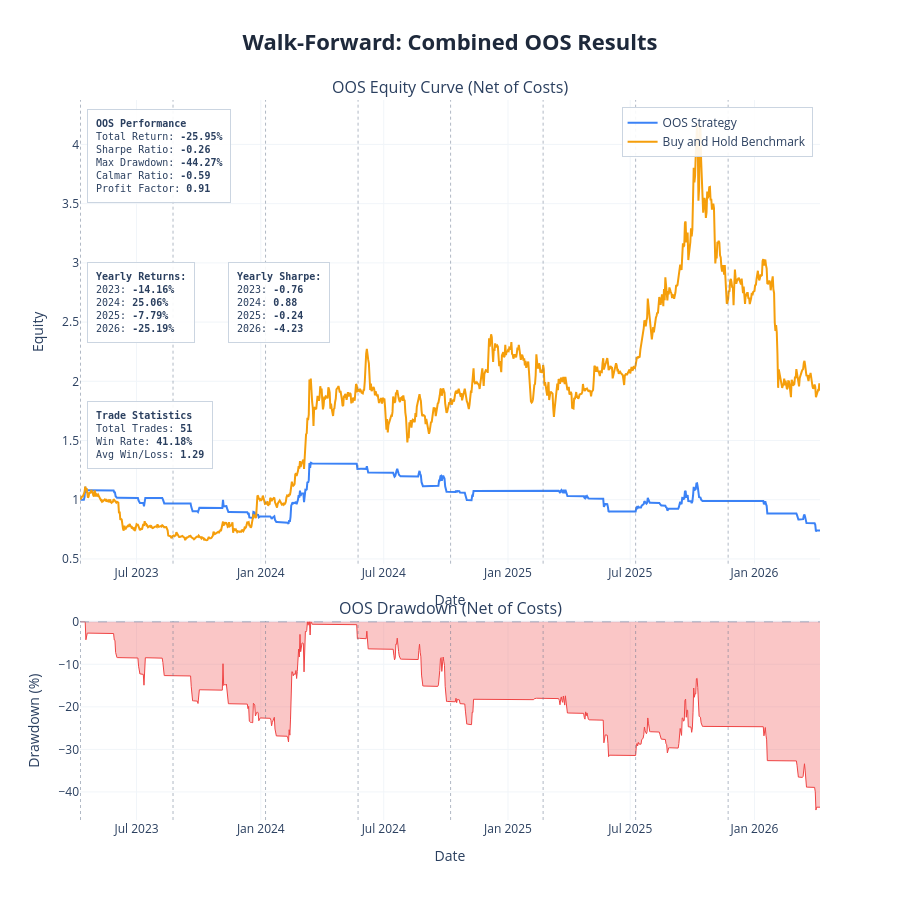

Notebook code for this chart:
### Markdown cell above
---
## Results Charts and Cost Stress Test

| Parameter | Description | Default |
|---|---|---|
| `show_fold_perf` | IS vs OOS bars for return, Sharpe, drawdown per fold | `False` |
| `show_param_evol` | Parameter evolution across folds with ±1 std bands | `False` |
| `show_oos_equity` | Combined OOS equity curve + drawdown with fold boundaries | `True` |
| `show_trades` | Overlay entry/exit markers on OOS equity chart | `False` |
| `benchmark_data` | DataFrame with `Close` column for buy & hold comparison | `None` |
| `save_html_dir` | Directory path to save charts as HTML files, or `None` | `None` |

**Cost Stress Test:** re-run the combined OOS backtest at 1×, 1.5×, 2×, 3× the base cost. Fragile strategies collapse; robust ones degrade gradually.

### Code cell
plot_walk_forward_results(
    results          = results,
    param_defs       = PARAM_DEFS,
    fixed_params     = FIXED_PARAMS,
    benchmark_data   = df,
    show             = True,
    save_html_dir    = None,
    show_fold_perf   = False,   # IS vs OOS bars by fold
    show_param_evol  = False,   # parameter evolution across folds
    show_oos_equity  = True,   # combined OOS equity curve
    show_trades      = False,  # trade markers on OOS equity chart
)

# ── transaction cost stress test ──────────────────────────────────────────

if results['oos_combined_df'] is not None:
    cost_df = cost_stress_test(
        oos_combined_df  = results['oos_combined_df'],
        cost_multipliers = (1.0, 1.5, 2.0, 3.0),
        base_cost        = COST,
    )
else:
    print('No combined OOS dataframe — skip cost stress test')

### Figure 1 — Plotly figure (JSON) as saved in the notebook; plotly's stock layout.template omitted (floating-point values rounded to 4 significant figures; data arrays with more than 128 entries replaced by an {"elided": "..."} marker saying what was removed)
{"data": [{"hovertemplate": "<b>OOS Strategy</b><br>Date: %{x}<br>Equity: %{y:.4f}<extra></extra>", "line": {"color": "#3b82f6", "width": 2}, "mode": "lines", "name": "OOS Strategy", "type": "scatter", "x": {"elided": "1096 str values"}, "xaxis": "x", "y": {"elided": "1096 float values"}, "yaxis": "y"}, {"hovertemplate": "<b>Buy and Hold Benchmark</b><br>Date: %{x}<br>Equity: %{y:.4f}<extra></extra>", "line": {"color": "#f59e0b", "width": 2}, "mode": "lines", "name": "Buy and Hold Benchmark", "type": "scatter", "x": {"elided": "1096 str values"}, "xaxis": "x", "y": {"elided": "1096 float values"}, "yaxis": "y"}, {"fill": "tozeroy", "fillcolor": "rgba(239, 68, 68, 0.3)", "hovertemplate": "<b>Drawdown</b><br>Date: %{x}<br>%{y:.2f}%<extra></extra>", "line": {"color": "#ef4444", "width": 1}, "mode": "lines", "name": "Drawdown", "showlegend": false, "type": "scatter", "x": {"elided": "1096 str values"}, "xaxis": "x2", "y": {"elided": "1096 float values"}, "yaxis": "y2"}], "layout": {"annotations": [{"font": {"size": 16}, "showarrow": false, "text": "OOS Equity Curve (Net of Costs)", "x": 0.5, "xanchor": "center", "xref": "paper", "y": 1, "yanchor": "bottom", "yref": "paper"}, {"font": {"size": 16}, "showarrow": false, "text": "OOS Drawdown (Net of Costs)", "x": 0.5, "xanchor": "center", "xref": "paper", "y": 0.276, "yanchor": "bottom", "yref": "paper"}, {"align": "left", "bgcolor": "rgba(255, 255, 255, 0.9)", "bordercolor": "#cbd5e1", "borderpad": 8, "borderwidth": 1, "font": {"family": "monospace", "size": 10}, "showarrow": false, "text": "<b>OOS Performance</b><br>Total Return: <b>-25.95%</b><br>Sharpe Ratio: <b>-0.26</b><br>Max Drawdown: <b>-44.27%</b><br>Calmar Ratio: <b>-0.59</b><br>Profit Factor: <b>0.91</b>", "x": 0.01, "xanchor": "left", "xref": "x domain", "y": 0.98, "yanchor": "top", "yref": "y domain"}, {"align": "left", "bgcolor": "rgba(255, 255, 255, 0.9)", "bordercolor": "#cbd5e1", "borderpad": 8, "borderwidth": 1, "font": {"family": "monospace", "size": 10}, "showarrow": false, "text": "<b>Yearly Returns:</b><br>2023: <b>-14.16%</b><br>2024: <b>25.06%</b><br>2025: <b>-7.79%</b><br>2026: <b>-25.19%</b><br>", "x": 0.01, "xanchor": "left", "xref": "x domain", "y": 0.65, "yanchor": "top", "yref": "y domain"}, {"align": "left", "bgcolor": "rgba(255, 255, 255, 0.9)", "bordercolor": "#cbd5e1", "borderpad": 8, "borderwidth": 1, "font": {"family": "monospace", "size": 10}, "showarrow": false, "text": "<b>Yearly Sharpe:</b><br>2023: <b>-0.76</b><br>2024: <b>0.88</b><br>2025: <b>-0.24</b><br>2026: <b>-4.23</b><br>", "x": 0.2, "xanchor": "left", "xref": "x domain", "y": 0.65, "yanchor": "top", "yref": "y domain"}, {"align": "left", "bgcolor": "rgba(255, 255, 255, 0.9)", "bordercolor": "#cbd5e1", "borderpad": 8, "borderwidth": 1, "font": {"family": "monospace", "size": 10}, "showarrow": false, "text": "<b>Trade Statistics</b><br>Total Trades: <b>51</b><br>Win Rate: <b>41.18%</b><br>Avg Win/Loss: <b>1.29</b>", "x": 0.01, "xanchor": "left", "xref": "x domain", "y": 0.35, "yanchor": "top", "yref": "y domain"}], "height": 900, "hovermode": "x unified", "legend": {"bgcolor": "rgba(255, 255, 255, 0.9)", "bordercolor": "#cbd5e1", "borderwidth": 1, "x": 0.99, "xanchor": "right", "y": 0.99, "yanchor": "top"}, "shapes": [{"line": {"color": "#94a3b8", "dash": "dash", "width": 1}, "type": "line", "x0": 0, "x1": 1, "xref": "x2 domain", "y0": 0, "y1": 0, "yref": "y2"}, {"line": {"color": "rgba(100,116,139,0.5)", "dash": "dot", "width": 1}, "type": "line", "x0": "2023-04-09 00:00:00", "x1": "2023-04-09 00:00:00", "xref": "x", "y0": 0, "y1": 1, "yref": "y domain"}, {"line": {"color": "rgba(100,116,139,0.5)", "dash": "dot", "width": 1}, "type": "line", "x0": "2023-04-09 00:00:00", "x1": "2023-04-09 00:00:00", "xref": "x2", "y0": 0, "y1": 1, "yref": "y2 domain"}, {"line": {"color": "rgba(100,116,139,0.5)", "dash": "dot", "width": 1}, "type": "line", "x0": "2023-08-24 00:00:00", "x1": "2023-08-24 00:00:00", "xref": "x", "y0": 0, "y1": 1, "yref": "y domain"}, {"line": {"color": "rgba(100,116,139,0.5)", "dash": "dot", "width": 1}, "type": "line", "x0": "2023-08-24 00:00:00", "x1": "2023-08-24 00:00:00", "xref": "x2", "y0": 0, "y1": 1, "yref": "y2 domain"}, {"line": {"color": "rgba(100,116,139,0.5)", "dash": "dot", "width": 1}, "type": "line", "x0": "2024-01-08 00:00:00", "x1": "2024-01-08 00:00:00", "xref": "x", "y0": 0, "y1": 1, "yref": "y domain"}, {"line": {"color": "rgba(100,116,139,0.5)", "dash": "dot", "width": 1}, "type": "line", "x0": "2024-01-08 00:00:00", "x1": "2024-01-08 00:00:00", "xref": "x2", "y0": 0, "y1": 1, "yref": "y2 domain"}, {"line": {"color": "rgba(100,116,139,0.5)", "dash": "dot", "width": 1}, "type": "line", "x0": "2024-05-24 00:00:00", "x1": "2024-05-24 00:00:00", "xref": "x", "y0": 0, "y1": 1, "yref": "y domain"}, {"line": {"color": "rgba(100,116,139,0.5)", "dash": "dot", "width": 1}, "type": "line", "x0": "2024-05-24 00:00:00", "x1": "2024-05-24 00:00:00", "xref": "x2", "y0": 0, "y1": 1, "yref": "y2 domain"}, {"line": {"color": "rgba(100,116,139,0.5)", "dash": "dot", "width": 1}, "type": "line", "x0": "2024-10-08 00:00:00", "x1": "2024-10-08 00:00:00", "xref": "x", "y0": 0, "y1": 1, "yref": "y domain"}, {"line": {"color": "rgba(100,116,139,0.5)", "dash": "dot", "width": 1}, "type": "line", "x0": "2024-10-08 00:00:00", "x1": "2024-10-08 00:00:00", "xref": "x2", "y0": 0, "y1": 1, "yref": "y2 domain"}, {"line": {"color": "rgba(100,116,139,0.5)", "dash": "dot", "width": 1}, "type": "line", "x0": "2025-02-22 00:00:00", "x1": "2025-02-22 00:00:00", "xref": "x", "y0": 0, "y1": 1, "yref": "y domain"}, {"line": {"color": "rgba(100,116,139,0.5)", "dash": "dot", "width": 1}, "type": "line", "x0": "2025-02-22 00:00:00", "x1": "2025-02-22 00:00:00", "xref": "x2", "y0": 0, "y1": 1, "yref": "y2 domain"}, {"line": {"color": "rgba(100,116,139,0.5)", "dash": "dot", "width": 1}, "type": "line", "x0": "2025-07-09 00:00:00", "x1": "2025-07-09 00:00:00", "xref": "x", "y0": 0, "y1": 1, "yref": "y domain"}, {"line": {"color": "rgba(100,116,139,0.5)", "dash": "dot", "width": 1}, "type": "line", "x0": "2025-07-09 00:00:00", "x1": "2025-07-09 00:00:00", "xref": "x2", "y0": 0, "y1": 1, "yref": "y2 domain"}, {"line": {"color": "rgba(100,116,139,0.5)", "dash": "dot", "width": 1}, "type": "line", "x0": "2025-11-23 00:00:00", "x1": "2025-11-23 00:00:00", "xref": "x", "y0": 0, "y1": 1, "yref": "y domain"}, {"line": {"color": "rgba(100,116,139,0.5)", "dash": "dot", "width": 1}, "type": "line", "x0": "2025-11-23 00:00:00", "x1": "2025-11-23 00:00:00", "xref": "x2", "y0": 0, "y1": 1, "yref": "y2 domain"}], "showlegend": true, "title": {"font": {"color": "#1E293B", "size": 22}, "text": "<b>Walk-Forward: Combined OOS Results</b>", "x": 0.5, "xanchor": "center"}, "xaxis": {"anchor": "y", "domain": [0, 1], "gridcolor": "#f1f5f9", "gridwidth": 1, "showgrid": true, "title": {"text": "Date"}}, "xaxis2": {"anchor": "y2", "domain": [0, 1], "gridcolor": "#f1f5f9", "gridwidth": 1, "showgrid": true, "title": {"text": "Date"}}, "yaxis": {"anchor": "x", "domain": [0.356, 1], "gridcolor": "#f1f5f9", "gridwidth": 1, "showgrid": true, "title": {"text": "Equity"}}, "yaxis2": {"anchor": "x2", "domain": [0, 0.276], "gridcolor": "#f1f5f9", "gridwidth": 1, "showgrid": true, "title": {"text": "Drawdown (%)"}}}}
